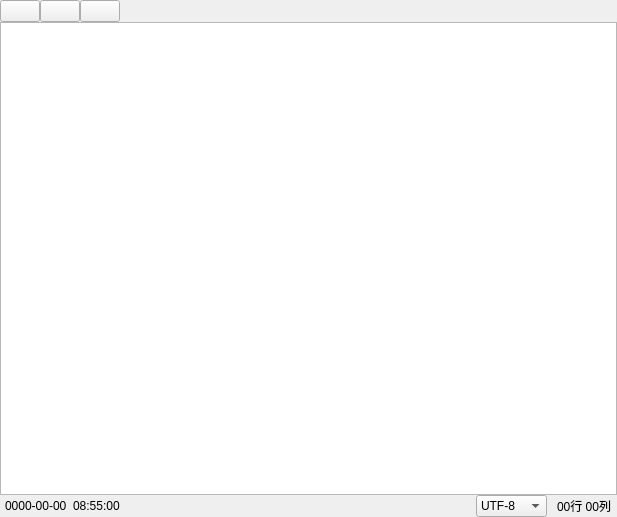
<?xml version="1.0" encoding="UTF-8"?>
<ui version="4.0">
 <class>Widget</class>
 <widget class="QWidget" name="Widget">
  <property name="geometry">
   <rect>
    <x>0</x>
    <y>0</y>
    <width>617</width>
    <height>517</height>
   </rect>
  </property>
  <property name="windowTitle">
   <string>MyText</string>
  </property>
  <property name="windowIcon">
   <iconset resource="res.qrc">
    <normaloff>:/res/yrdf.jpg</normaloff>:/res/yrdf.jpg</iconset>
  </property>
  <layout class="QVBoxLayout" name="verticalLayout">
   <property name="spacing">
    <number>0</number>
   </property>
   <property name="leftMargin">
    <number>0</number>
   </property>
   <property name="topMargin">
    <number>0</number>
   </property>
   <property name="rightMargin">
    <number>0</number>
   </property>
   <property name="bottomMargin">
    <number>0</number>
   </property>
   <item>
    <widget class="QWidget" name="TopWidget" native="true">
     <layout class="QHBoxLayout" name="horizontalLayout">
      <property name="spacing">
       <number>0</number>
      </property>
      <property name="leftMargin">
       <number>0</number>
      </property>
      <property name="topMargin">
       <number>0</number>
      </property>
      <property name="rightMargin">
       <number>0</number>
      </property>
      <property name="bottomMargin">
       <number>0</number>
      </property>
      <item>
       <widget class="ClickedBtn" name="OpenBtn">
        <property name="minimumSize">
         <size>
          <width>20</width>
          <height>20</height>
         </size>
        </property>
        <property name="text">
         <string/>
        </property>
       </widget>
      </item>
      <item>
       <widget class="ClickedBtn" name="SaveBtn">
        <property name="text">
         <string/>
        </property>
       </widget>
      </item>
      <item>
       <widget class="ClickedBtn" name="CloseBtn">
        <property name="text">
         <string/>
        </property>
       </widget>
      </item>
      <item>
       <spacer name="horizontalSpacer">
        <property name="orientation">
         <enum>Qt::Horizontal</enum>
        </property>
        <property name="sizeHint" stdset="0">
         <size>
          <width>40</width>
          <height>20</height>
         </size>
        </property>
       </spacer>
      </item>
     </layout>
    </widget>
   </item>
   <item>
    <widget class="QWidget" name="MidWidget" native="true">
     <layout class="QHBoxLayout" name="horizontalLayout_2">
      <property name="leftMargin">
       <number>0</number>
      </property>
      <property name="topMargin">
       <number>0</number>
      </property>
      <property name="rightMargin">
       <number>0</number>
      </property>
      <property name="bottomMargin">
       <number>0</number>
      </property>
      <item>
       <widget class="QTextEdit" name="textEdit"/>
      </item>
     </layout>
    </widget>
   </item>
   <item>
    <widget class="QWidget" name="BotWidget" native="true">
     <layout class="QHBoxLayout" name="horizontalLayout_3">
      <property name="spacing">
       <number>0</number>
      </property>
      <property name="leftMargin">
       <number>0</number>
      </property>
      <property name="topMargin">
       <number>0</number>
      </property>
      <property name="rightMargin">
       <number>0</number>
      </property>
      <property name="bottomMargin">
       <number>0</number>
      </property>
      <item>
       <spacer name="horizontalSpacer_5">
        <property name="orientation">
         <enum>Qt::Horizontal</enum>
        </property>
        <property name="sizeType">
         <enum>QSizePolicy::Fixed</enum>
        </property>
        <property name="sizeHint" stdset="0">
         <size>
          <width>5</width>
          <height>20</height>
         </size>
        </property>
       </spacer>
      </item>
      <item>
       <widget class="QLabel" name="time_lab">
        <property name="text">
         <string>0000-00-00  08:55:00</string>
        </property>
       </widget>
      </item>
      <item>
       <spacer name="horizontalSpacer_2">
        <property name="orientation">
         <enum>Qt::Horizontal</enum>
        </property>
        <property name="sizeHint" stdset="0">
         <size>
          <width>40</width>
          <height>20</height>
         </size>
        </property>
       </spacer>
      </item>
      <item>
       <widget class="QComboBox" name="comboBox">
        <item>
         <property name="text">
          <string>UTF-8</string>
         </property>
        </item>
        <item>
         <property name="text">
          <string>GBK</string>
         </property>
        </item>
        <item>
         <property name="text">
          <string>ANSI</string>
         </property>
        </item>
        <item>
         <property name="text">
          <string>UTF-16</string>
         </property>
        </item>
       </widget>
      </item>
      <item>
       <spacer name="horizontalSpacer_3">
        <property name="orientation">
         <enum>Qt::Horizontal</enum>
        </property>
        <property name="sizeType">
         <enum>QSizePolicy::Fixed</enum>
        </property>
        <property name="sizeHint" stdset="0">
         <size>
          <width>10</width>
          <height>20</height>
         </size>
        </property>
       </spacer>
      </item>
      <item>
       <widget class="QLabel" name="show_line_label">
        <property name="text">
         <string>00行 00列</string>
        </property>
       </widget>
      </item>
      <item>
       <spacer name="horizontalSpacer_4">
        <property name="orientation">
         <enum>Qt::Horizontal</enum>
        </property>
        <property name="sizeType">
         <enum>QSizePolicy::Fixed</enum>
        </property>
        <property name="sizeHint" stdset="0">
         <size>
          <width>5</width>
          <height>20</height>
         </size>
        </property>
       </spacer>
      </item>
     </layout>
    </widget>
   </item>
  </layout>
 </widget>
 <customwidgets>
  <customwidget>
   <class>ClickedBtn</class>
   <extends>QPushButton</extends>
   <header location="global">clickedbtn.h</header>
  </customwidget>
 </customwidgets>
 <resources>
  <include location="res.qrc"/>
 </resources>
 <connections/>
</ui>
